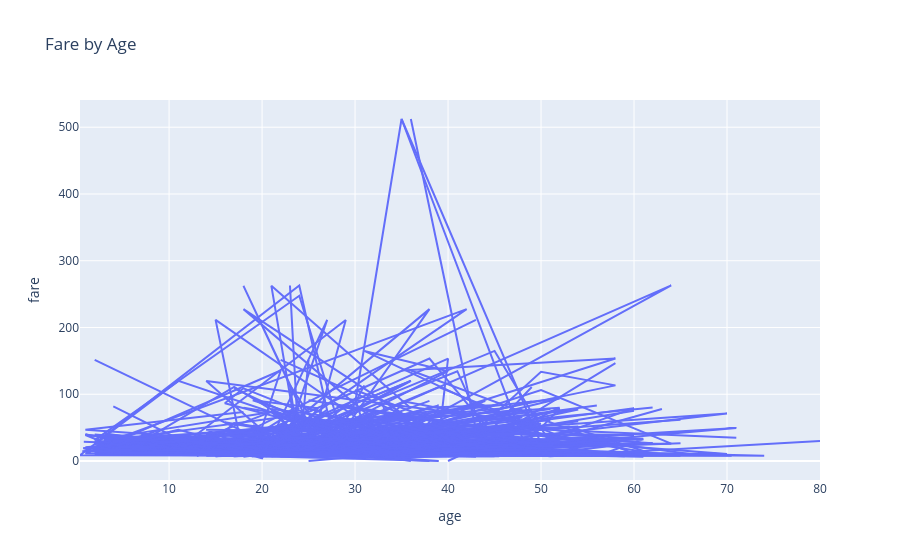

Source (notebook cell):
### Code cell
# Create a line plot using the plotly library
line=px.line(titanic, x='age', y='fare', title='Fare by Age')
line.show()

### Figure 1 — Plotly figure (JSON) as saved in the notebook; plotly's stock layout.template omitted (floating-point values rounded to 4 significant figures; data arrays with more than 128 entries replaced by an {"elided": "..."} marker saying what was removed)
{"data": [{"hovertemplate": "age=%{x}<br>fare=%{y}<extra></extra>", "legendgroup": "", "line": {"color": "#636efa", "dash": "solid"}, "marker": {"symbol": "circle"}, "mode": "lines", "name": "", "orientation": "v", "showlegend": false, "type": "scatter", "x": {"elided": "891 float values"}, "xaxis": "x", "y": {"elided": "891 float values"}, "yaxis": "y"}], "layout": {"legend": {"tracegroupgap": 0}, "title": {"text": "Fare by Age"}, "xaxis": {"anchor": "y", "domain": [0, 1], "title": {"text": "age"}}, "yaxis": {"anchor": "x", "domain": [0, 1], "title": {"text": "fare"}}}}
